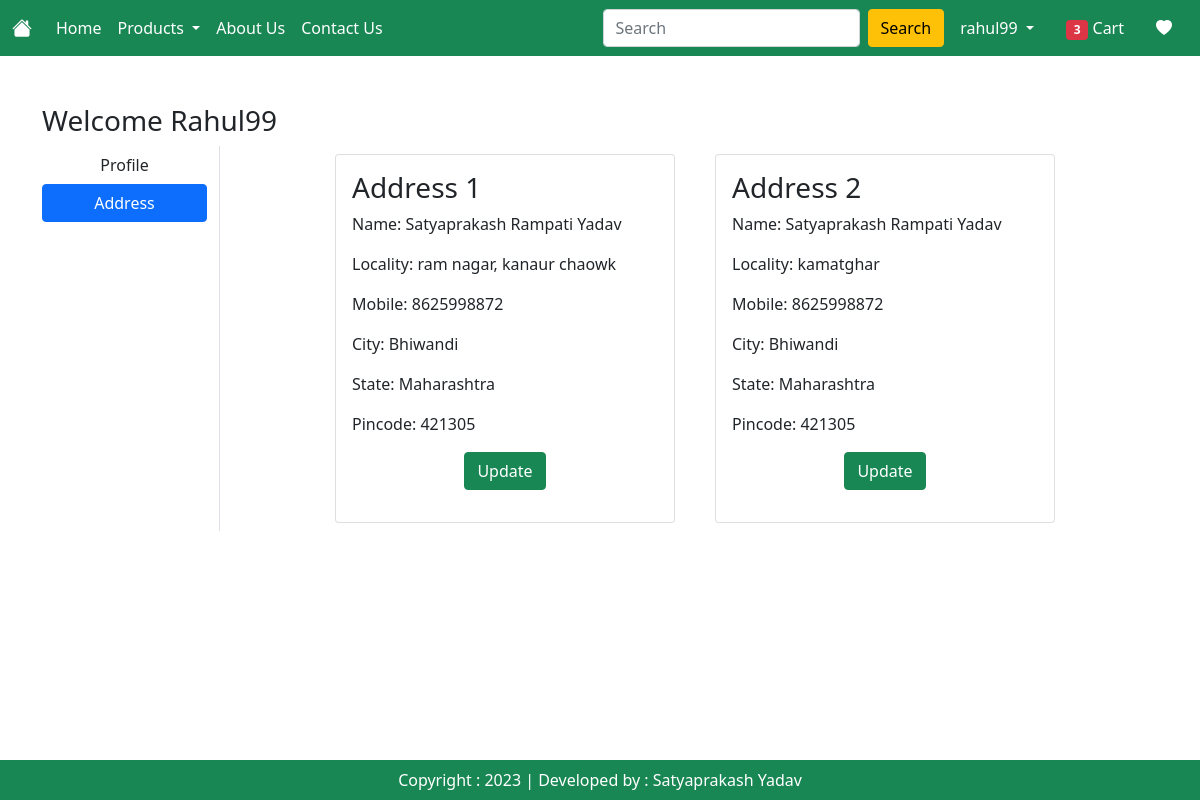
The app's page /address/ (signed in) with its own data.
### MyApp/models.py (models this page shows, shortened)
class Customer(models.Model):
    user = models.ForeignKey(User, on_delete=models.CASCADE)
    name = models.CharField(max_length=200)
    locality = models.CharField(max_length=200)
    city = models.CharField(max_length=200)
    mobile = models.IntegerField(default=0)
    zipcode = models.IntegerField()
    state = models.CharField(choices=STATE_CHOICES, max_length=100)

### MyApp/views.py (the view)
# urls.py: path('address/', views.address , name='address'),
@login_required
def address(request):
    add = Customer.objects.filter(user=request.user)
    totalitem = 0
    wishitem = 0
    if request.user.is_authenticated:
        totalitem = len(Cart.objects.filter(user=request.user))
        wishitem = len(Wishlist.objects.filter(user=request.user))
    return render(request, 'MyApp/address.html', locals())

### templates/MyApp/address.html (shortened to what this page needs)
{% extends 'MyApp/base.html' %}
{% load static %}
{% block main-content %}
<div class="container my-5">
    <div class="row">
        <h3>Welcome <span class="text-capitalize">{{request.user}}</span></h3>
    <div class="col-sm-2 border-end">
        <ul class="list-unstyled">
            <li class="d-grid"><a href="{% url 'profile' %}" class="btn">Profile</a></li>
            <li class="d-grid"><a href="{% url 'address' %}" class="btn btn-primary">Address</a></li>
        </ul>
    </div>
    <div class="col-sm-8 offset-sm-1">
        <div class="row">
            {% for ad in add %}
            <div class="col-sm-6">
                <div class="card m-2">
                    <div class="card-body">
                        <h3>Address {{forloop.counter}}</h3>
                        <p>Name: {{ad.name}}</p>
                        <p>Locality: {{ad.locality}}</p>
                        <p>Mobile: {{ad.mobile}}</p>
                        <p>City: {{ad.city}}</p>
                        <p>State: {{ad.state}}</p>
                        <p>Pincode: {{ad.zipcode}}</p>
                        <p class="text-center"><a href="{% url 'updateAddress' pk=ad.id %}" type="button" class="btn btn-success">Update</a></p>
                    </div>
                </div>
            </div>
            {% endfor %}
        </div>
    </div>
{% endblock main-content %}

### templates/MyApp/base.html (shortened to what this page needs)
<!DOCTYPE html>
{% load static %}
<html lang="en">
<head>
    <link href="https://cdn.jsdelivr.net/npm/bootstrap@5.0.2/dist/css/bootstrap.min.css" rel="stylesheet">
    <link rel="stylesheet" href="https://cdn.jsdelivr.net/npm/bootstrap-icons@1.10.5/font/bootstrap-icons.css">
    <link rel="stylesheet" href="{% static 'MyApp/css/style.css' %}">
</head>
<body>
    <nav class="navbar navbar-expand-lg navbar-dark bg-success">
        <div class="container-fluid">
          <a class="navbar-brand" href="/"><i class="bi bi-house-fill"></i></a>
          <div class="collapse navbar-collapse" id="navbarSupportedContent">
            <ul class="navbar-nav me-auto mb-2 mb-lg-0">
              {% if request.user.is_authenticated %}
              <li class="nav-item">
                <a class="nav-link active" aria-current="page" href="/">Home</a>
              </li>
              <li class="nav-item dropdown">
                <a class="nav-link dropdown-toggle active" href="#" id="navbarDropdown" role="button" data-bs-toggle="dropdown" aria-expanded="false">
                  Products
                </a>
              </li>
              <li class="nav-item">
                <a class="nav-link text-white" href="{% url 'about' %}">About Us</a>
              </li>
              <li class="nav-item">
                <a class="nav-link text-white" href="{% url 'contact' %}">Contact Us</a>
              </li>
            </ul>
            <form class="d-flex" role="search" action="/search">
              <input class="form-control me-2" type="search" placeholder="Search" name="search" aria-label="Search">
              <button class="btn btn-warning" type="submit">Search</button>
            </form>
          </div>
          <ul class="navbar-nav me-auto mb-2 mb-lg-0">
            <li class="nav-item dropdown mx-2">
              <a class="nav-link dropdown-toggle text-white" href="#" id="profileDropdown" role="button" data-bs-toggle="dropdown" aria-expanded="false">
                {{user}}
              </a>
            </li>
            <li class="nav-item mx-2">
              <a href="{% url 'showcart' %}" class="nav-link text-white"><span class="badge bg-danger">{% if totalitem > 0 %} {{totalitem}} {% endif %}</span> Cart</a>
            </li>
            <li class="nav-item mx-2">
              <a href="{% url 'showwishlist' %}" class="nav-link text-white"> <i class="bi bi-heart-fill"></i></a>
            </li>
            {% endif %}
          </ul>
        </div>
      </nav>
      {% block main-content %}{% endblock main-content %}
      <footer class="container-fluid bg-success text-center p-2 mt-5 fixed-bottom text-white">
        Copyright : 2023 | Developed by : Satyaprakash Yadav
      </footer>
</body>
</html>

### records on screen
Customer: name "Satyaprakash Rampati Yadav", locality "ram nagar, kanaur chaowk", mobile "8625998872", city "Bhiwandi", state "Maharashtra", zipcode "421305"
Customer: name "Satyaprakash Rampati Yadav", locality "kamatghar", mobile "8625998872", city "Bhiwandi", state "Maharashtra", zipcode "421305"

### other values on screen
{{ user }} "rahul99"
{{ totalitem }} "3"
{{ request.user }} "Rahul99"
